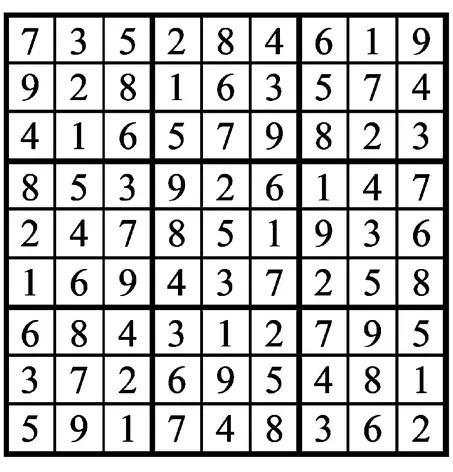
#> input picture grid.png, 453 x 472 px
$ jupyter execute Task1.ipynb
#> lines starting #> are read from the running program, lines starting #| are printed output that depends on the picture
[cell 1]
import cv2
import numpy as np

# Load image
image = cv2.imread('grid.png')
#> image is the input picture: shape (472, 453, 3); min 0, max 255, mean 197.8
gray = cv2.cvtColor(image, cv2.COLOR_BGR2GRAY)
blurred = cv2.GaussianBlur(gray, (5, 5), 0)
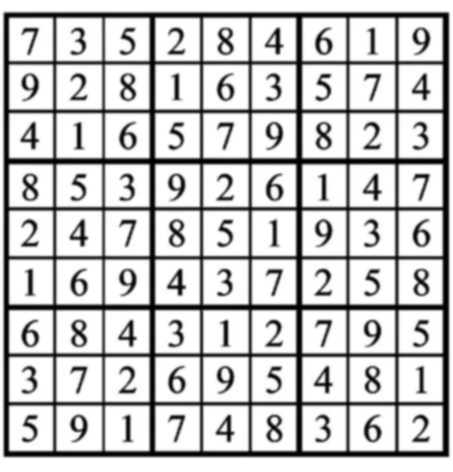
#> blurred: shape (472, 453); min 0, max 255, mean 197.8

# Edge detection
edges = cv2.Canny(blurred, 50, 150, apertureSize=3)
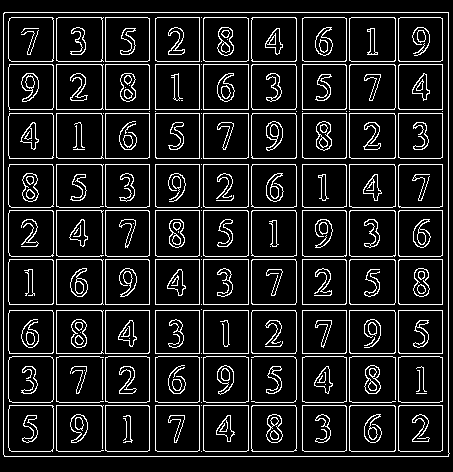
#> edges: shape (472, 453); 12.1% white in thin lines or dots

# Line detection using Probabilistic Hough Transform
lines = cv2.HoughLinesP(edges, 1, np.pi/180, 100, minLineLength=100, maxLineGap=10)
#> lines = 43 rows, first 6: [248, 456, 248, 12], [3, 454, 3, 13], [9, 158, 448, 158], [9, 353, 448, 353], [53, 456, 53, 12], [56, 456, 56, 12]

# Create a blank image to draw lines
line_image = np.zeros_like(image)

# Draw the lines
for line in lines:
    x1, y1, x2, y2 = line[0]
    cv2.line(line_image, (x1, y1), (x2, y2), (0, 255, 0), 2)
#> this loop made 43 passes
#> (x1, y1, x2, y2) on passes 1 to 12: (248, 456, 248, 12), (3, 454, 3, 13), (9, 158, 448, 158), (9, 353, 448, 353), (53, 456, 53, 12), (56, 456, 56, 12), (395, 456, 395, 12), (155, 456, 155, 12), (11, 256, 448, 256), (9, 405, 448, 405), (9, 210, 448, 210), (398, 456, 398, 12)
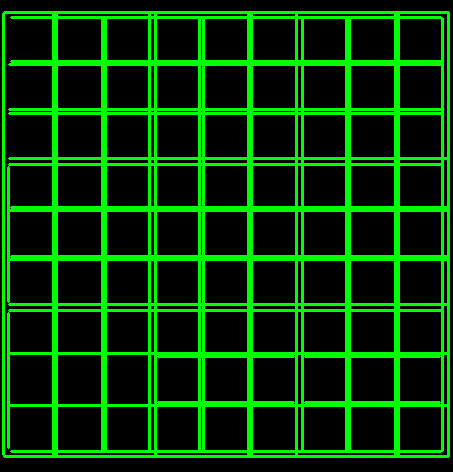
#> line_image: shape (472, 453, 3); mean of channels 0, 1, 2 0, 57.8, 0; drawn as B, G, R

# Show result
cv2.imshow("Detected Lines", line_image)
cv2.waitKey(0)
cv2.destroyAllWindows()

[cell 2]
import cv2
print(cv2.__version__)
#| 4.13.0
